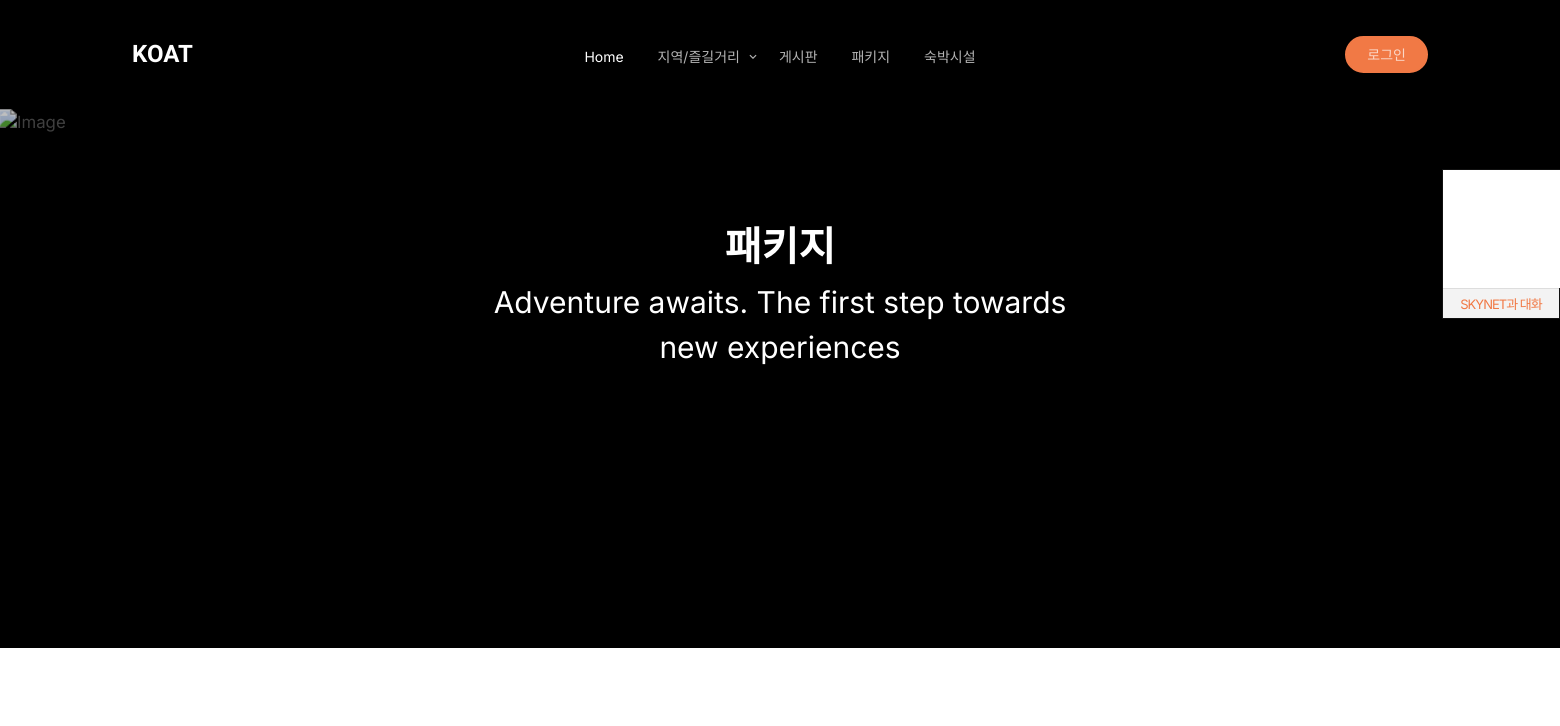
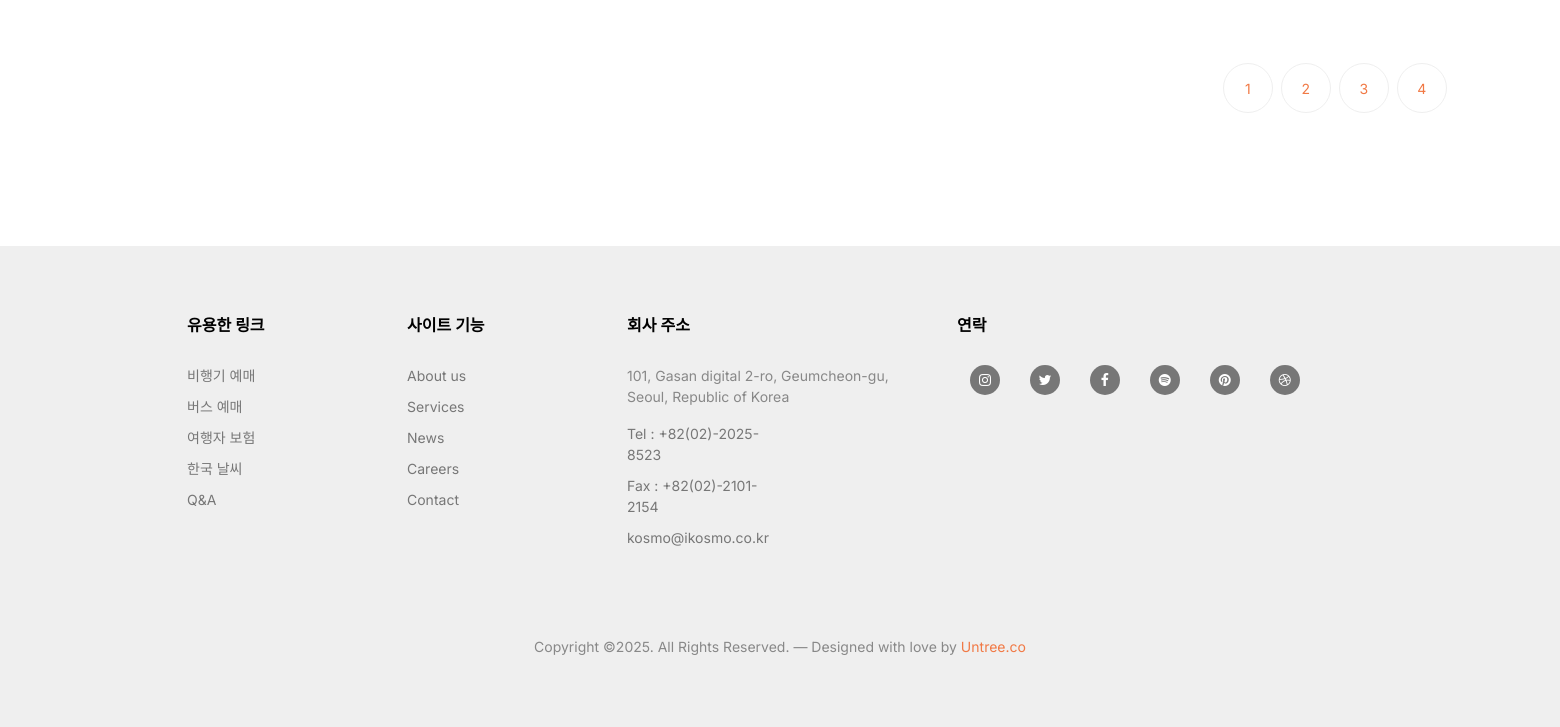
The page /package/plist/ on the database as committed earlier (2 pictures, top to bottom).
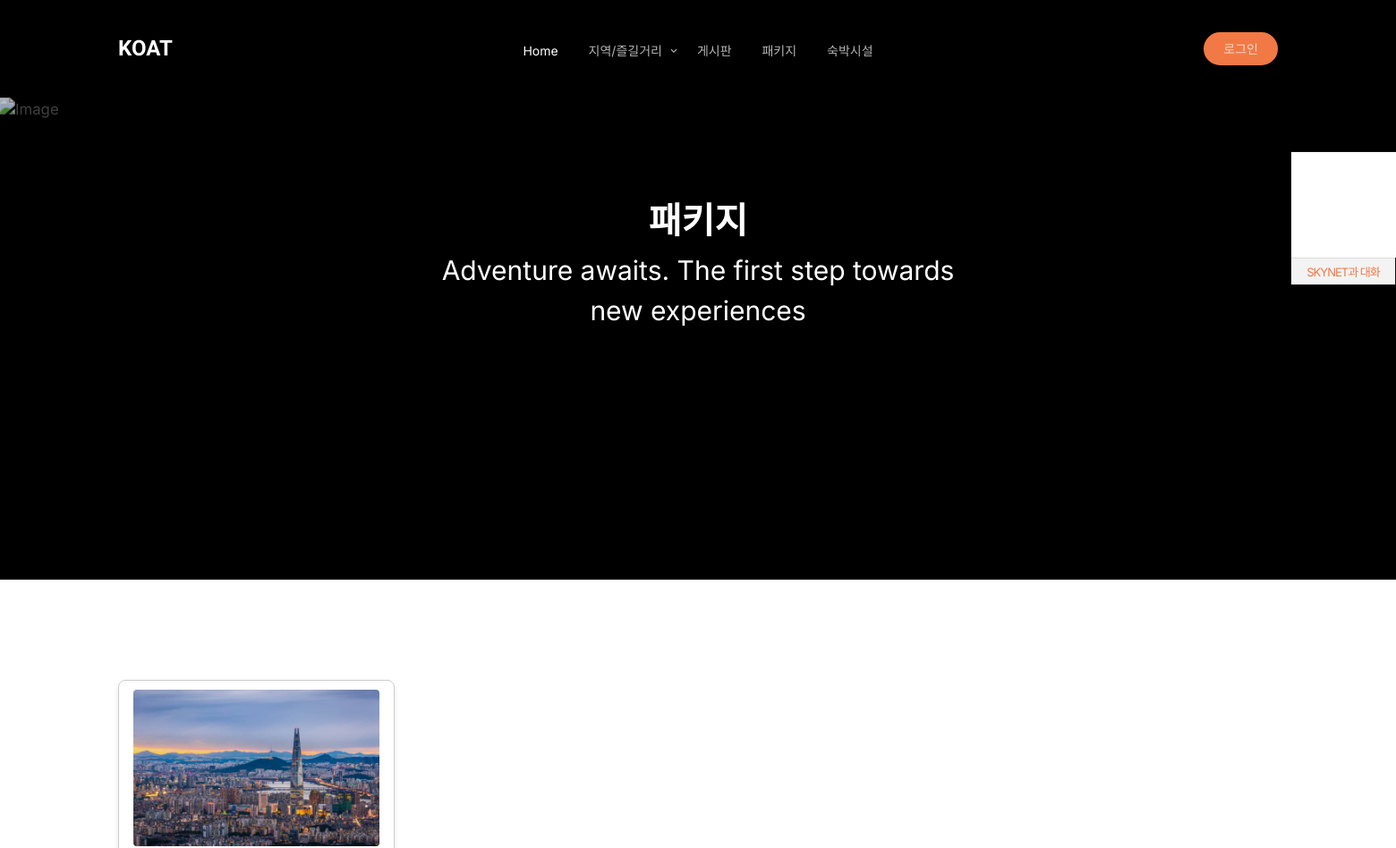
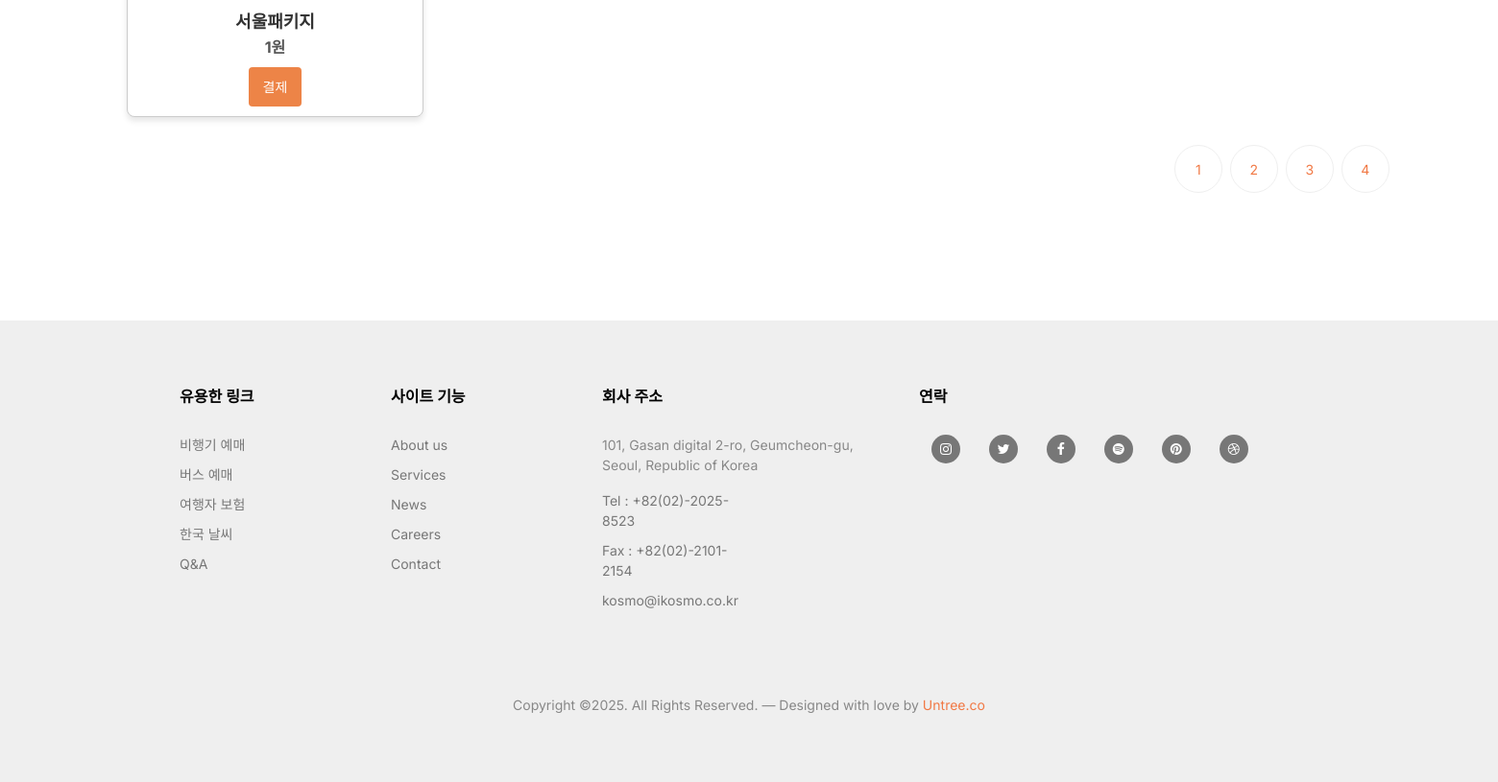
The same page on the database as committed later (2 pictures, top to bottom).
### package/models.py (models this page shows, shortened)
class Package(models.Model):
  p_no = models.AutoField(primary_key=True)
  p_name = models.CharField(max_length=100)
  p_price = models.IntegerField()
  p_file = models.ImageField(null=True)

### package/views.py (the view)
# urls.py: path('plist/',views.plist,name='plist'),
def plist(request):
    qs = Package.objects.all()
    context = {"plist": qs}
    return render(request, 'plist.html', context)

### package/templates/plist.html (shortened to what the changed rows need)
{% load static %}
<!doctype html>
<html lang="en">
<head>
	<link rel="stylesheet" href="{% static 'fonts/icomoon/style.css'%}">
	<link rel="stylesheet" href="{% static 'fonts/flaticon/font/flaticon.css'%}">
  <link rel="stylesheet" href="{% static 'css/package.css'%}">
	<link rel="stylesheet" href="{% static 'css/tiny-slider.css'%}">
	<link rel="stylesheet" href="{% static 'css/aos.css'%}">
	<link rel="stylesheet" href="{% static 'css/flatpickr.min.css'%}">
	<link rel="stylesheet" href="{% static 'css/glightbox.min.css'%}">
	<link rel="stylesheet" href="{% static 'css/style.css'%}">
</head>
<body>
  <div class="hero overlay">
		<div class="container">
			<div class="row align-items-center justify-content-start">
				<div class="col-lg-6 mx-auto text-center">
					<h1 class="heading" data-aos="fade-up">패키지</h1>
				</div>
			</div>
		</div>
	</div>
  <div class="section">
		<div class="container custom-grid">
			{% if plist %}
				{% for list in plist %}
					<div class="product-card">
						<img src="/static/images/package/{{ list.p_name }}.jpg" alt="{{ list.p_name }}" class="product-image">
						<h3 class="product-title">{{ list.p_name }}</h3>
						{% load humanize %}
						<p class="product-price">{{ list.p_price|intcomma }}원</p>
						<form method="POST" action="{% url 'package:kakao_pay_request' %}">
							<button type="submit" class="payment-button">결제</button>
						</form>
					</div>
				{% endfor %}
			{% endif %}
		</div>
	</div>
	</body>
	</html>

Rows that differ between the two databases and show on the page:
added Package: p_name (picture), p_name "서울패키지", p_price "1"
